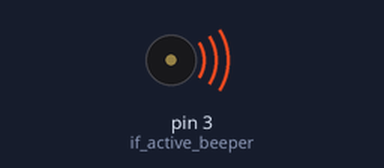
Bench run of a sketch on a simulated Arduino Uno, built with avr-gcc and run on an emulated ATmega328P. Shown: buzzer (waves = sounding).

Above: at 0.2 s.
At 3.9 s:
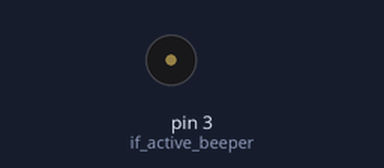
Timing chart, 0 to 5.9 s (numbered marks = the images above):
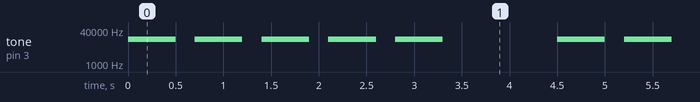

Measured:
- by itself, tone on pin 3 (if_active_beeper): repeats every 4.5 s: 4 × (silent 0.20 s, 15000 Hz 0.50 s), silent 1.2 s, 15000 Hz 0.50 s

The sketch:

TonerTest.ino
```cpp
void setup()
{
  // setup code run once:
//pinMode(3, OUTPUT); // if active beeper
}

void loop()
  // put your main code here, to run repeatedly:
 {
      for (byte i = 0; i <= 4; i++) // beep tone series
     { // passive piezo need sq. wave ac
       tone(3, 15000);   // don't need pin config for toner
       delay(500);
       noTone(3);
       delay(200);
     } // end tone loop

      // {  // active piezo beeper just needs voltage
      //   digitalWrite(8, HIGH);   //  need pin config for digiWrite to work
      //   delay(500);
      //   digitalWrite(8, LOW);
      //   delay(200);
      // } // end tone loop
      delay (1000);

} // end loop
```
